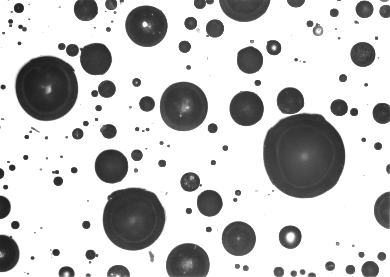
%> input picture fourier/fourier/enamel.tif, 390 x 277 px
$ octave testclose.m   (GNU Octave 9; MATLAB toolbox functions it lacks are replaced by stand-ins)
%> lines starting %> are read from the running program, lines starting %| are printed output that depends on the picture
Itest = zeros(9);
Itest(1:3, 6:9) = 1;
Itest(4:6, 4:7) = 1;
Itest(7:9, 1:4) = 1;


my1 = [ 0 1 0;1 1 0; 0 0 0];
my2 = [ 0 0 0; 0 1 1; 0 1 0];
my3 = [ 1 1 0; 1 1 0; 0 0 0];
figure('Name', 'Three asymmetric structuring elements');
subplot(1, 3, 1), imshow(my1, 'notruesize'), title('Element 1');
subplot(1, 3, 2), imshow(my2, 'notruesize'), title('Element 2');
subplot(1, 3, 3), imshow(my3, 'notruesize'), title('Element 3');
%> after `title('Element 3')`:
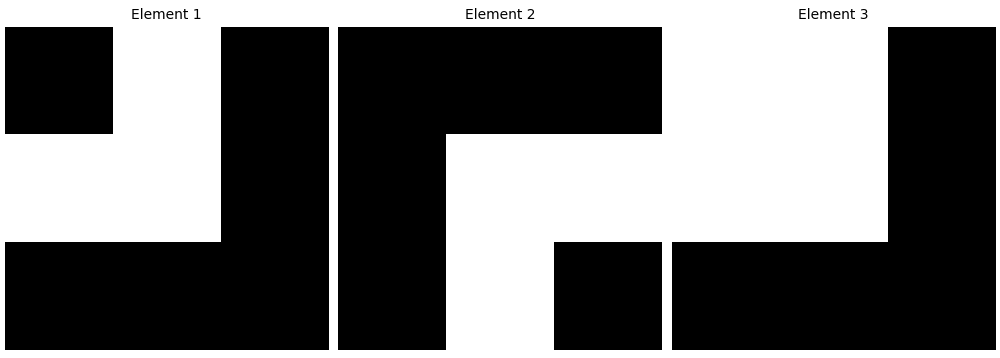
%> figure redrawn from the program's plot data, 3 panels

myst1 = strel(my1);
myst2 = strel(my2);
myst3 = strel(my3);
Itestclose1 = imclose(Itest,myst1);
Itestclose2 = imclose(Itest,myst2);
Itestclose3 = imclose(Itest,myst3);
figure('Name', 'Close using default  boundary handling');
subplot(2, 2, 1), imshow(Itest, 'notruesize'), title('Original');
subplot(2, 2, 2), imshow(Itestclose1, 'notruesize'), title('Element 1');
subplot(2, 2, 3), imshow(Itestclose2, 'notruesize'); title('Element 2');
subplot(2, 2, 4), imshow(Itestclose3, 'notruesize'); title('Element 3');
%> after `title('Element 3')`:
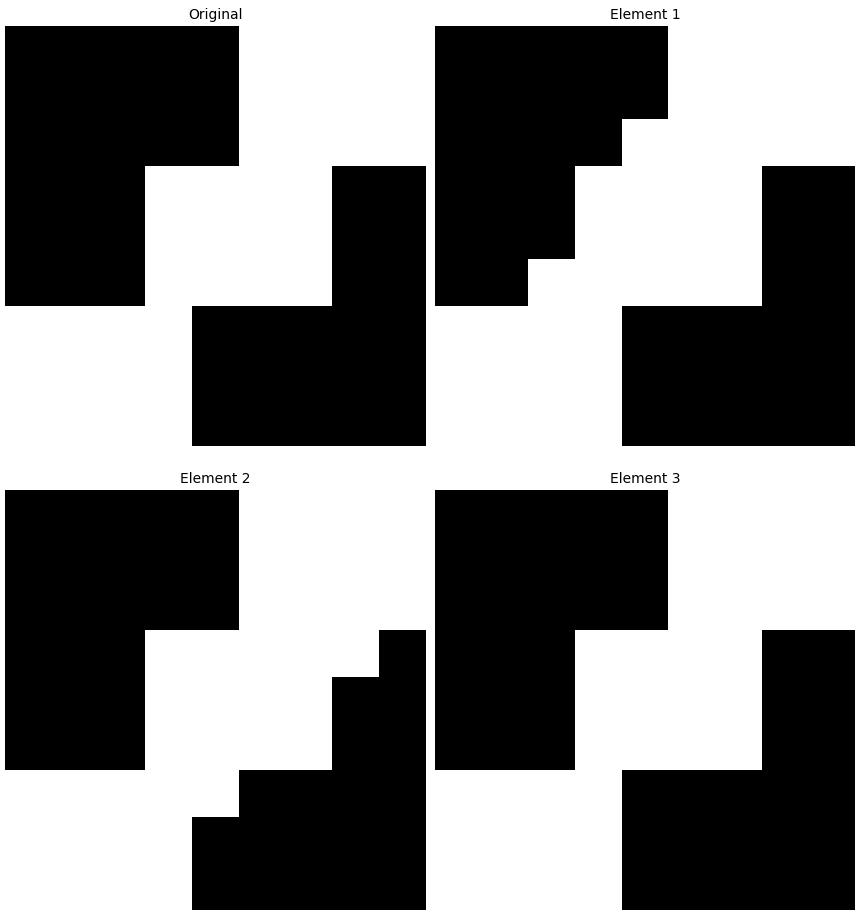
%> figure redrawn from the program's plot data, 4 panels


%Padding to get the traditional open
Itestpad1 = padarray(Itest, [3, 3], 0, 'both');
Itestpad2 = padarray(uint8(255*double(Itest)), [3, 3], 128, 'both');
Itestpad1close = imclose(Itestpad1, myst1);
Itestpad2close = imclose(Itestpad2, myst1);

figure('Name', 'Close with padding');
subplot(2,2,1), imshow(Itestpad1), title('Original binary with 0 pad');
subplot(2,2,2), imshow(Itestpad2), title('Original uint8 with 128 pad');
subplot(2,2,3), imshow(Itestpad1close), title('Closed with 0 pad');
subplot(2,2,4), imshow(Itestpad2close), title('Closed with 128 pad');
%> after `title('Closed with 128 pad')`:
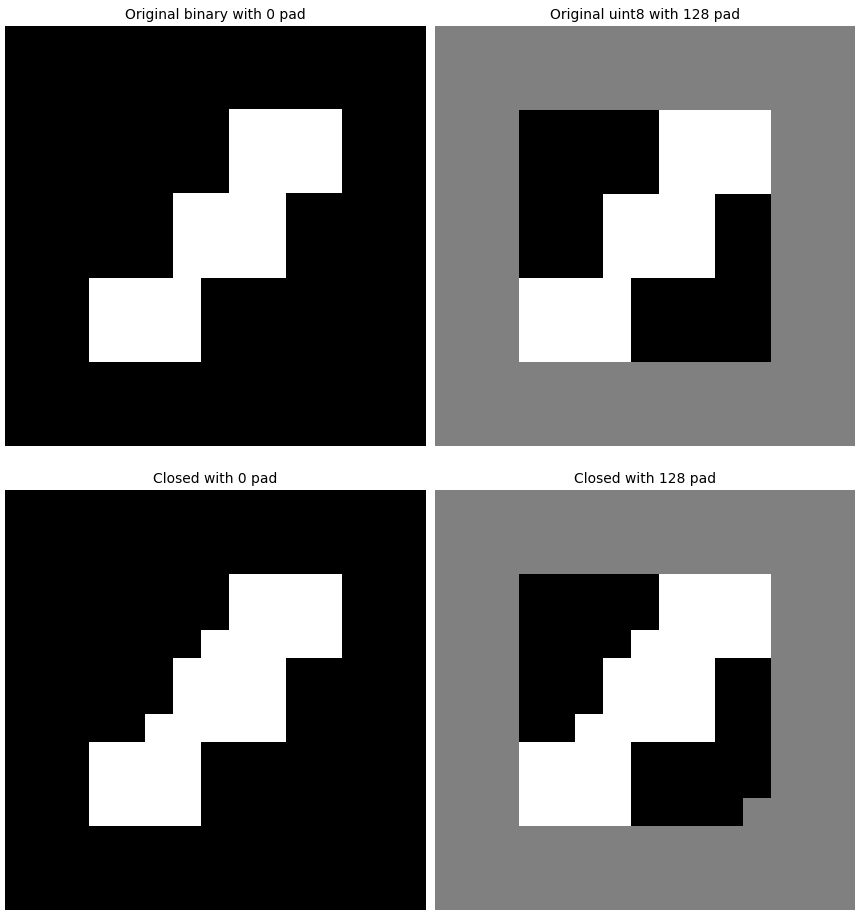
%> figure redrawn from the program's plot data, 4 panels


Itestpad1cu = Itestpad1close(4:12, 4:12);
Itestpad1dilate = imdilate(Itestpad1,myst1);
Itestpad1du = Itestpad1dilate(4:12, 4:12);


figure('Name', 'Close - comparison of boundary');
subplot(2,2,1), imshow(Itest), title('Original ');
subplot(2,2,2), imshow(Itestpad1cu), title('Closed with 0 pad');
subplot(2,2,3), imshow(Itestpad1du), title('Dilated with 0 pad');
subplot(2,2,4), imshow(Itestclose1), title('Closed using same (default) option');
%> after `title('Closed using same (default) option')`:
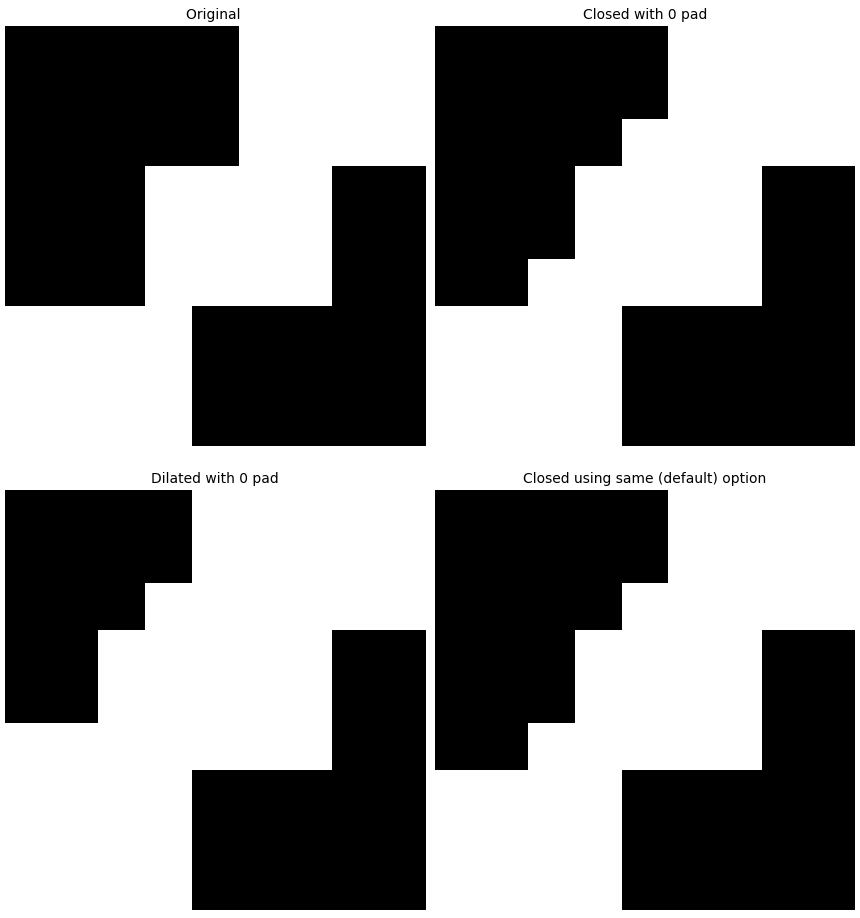
%> figure redrawn from the program's plot data, 4 panels

my4 = ones(3);
myst4 = strel(my4);
Itestpad4close = imclose(Itestpad1, myst4);
Itestpad4cu = Itestpad4close(4:12, 4:12);


my5 = ones(5);
myst5 = strel(my5);
Itestpad5close = imclose(Itestpad1, myst5);
Itestpad5cu = Itestpad5close(4:12, 4:12);

figure('Name', 'Close comparison of different structuring elements (0 pad)');
subplot(2,2,1), imshow(Itest), title('Original ');
subplot(2,2,2), imshow(Itestpad1cu), title('Closed with 0 pad');
subplot(2,2,3), imshow(Itestpad4cu), title('Closed with 3x3');
subplot(2,2,4), imshow(Itestpad5cu), title('Closed using 5x5');


enam = imread('enamel.tif');
%> enam is the input picture: size 277x390 uint8; min 28, max 255, mean 199.5
enamcomp = imcomplement(enam);
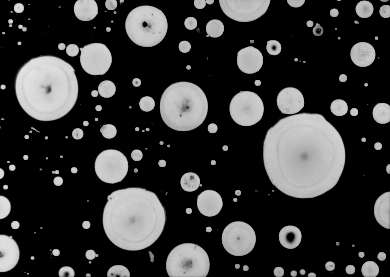
%> enamcomp: size 277x390 uint8; min 0, max 227, mean 55.5
enamcpad = padarray(enamcomp, [5, 5], 0, 'both'); %padded bigger
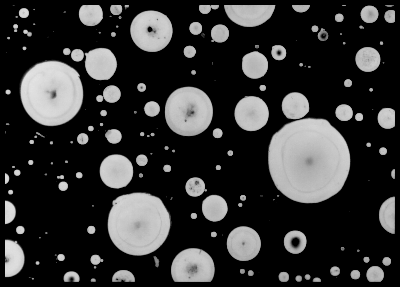
%> enamcpad: size 287x400 uint8; min 0, max 227, mean 52.2
enamcomp4close = imclose(enamcpad, myst4);
enamcomp5close = imclose(enamcpad, myst5);
enamcomp4cu = enamcomp4close(6:(end-5), 6:(end-5));
enamcomp5cu = enamcomp5close(6:(end-5), 6:(end-5));
my6 = ones(7);
myst6 = strel(my6);
enamcomp6close = imclose(enamcpad, myst6);
enamcomp6cu = enamcomp6close(6:(end-5), 6:(end-5));
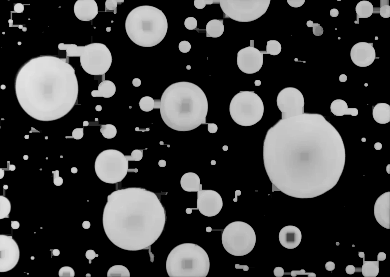
%> enamcomp6cu: size 277x390 uint8; min 0, max 227, mean 57.7

figure('Name', 'Enamel');
subplot(2, 1, 1), imshow(enam), title('Original');
subplot(2, 1, 2), imshow(enamcomp), title('Complemented');


figure('Name', 'Enamel - Closed');
subplot(2, 2, 1), imshow(enamcomp), title('Complemented');
subplot(2, 2, 2), imshow(enamcomp4cu), title('Closed with 3x3');
subplot(2, 2, 3), imshow(enamcomp5cu), title('Closed with 5x5');
subplot(2, 2, 4), imshow(enamcomp6cu), title('Closed with 7x7');
